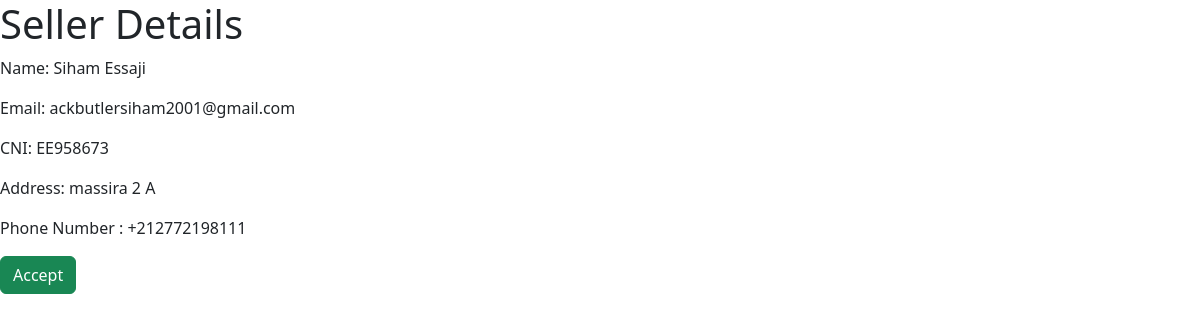
/admin_panel/detail/3/, run on the app's committed database.
### seller/models.py (models this page shows, shortened)
class SellerProfile(models.Model):
    user = models.OneToOneField(User, on_delete=models.CASCADE)
    first_name = models.CharField(max_length=150, blank=False, null=False)
    last_name = models.CharField(max_length=150, blank=False, null=False)
    cni = models.CharField(max_length=8, validators=[cni_validator])
    email = models.EmailField(unique=True, blank=False, null=False)
    image = models.ImageField(upload_to='seller/')
    address = models.TextField()
    phone_number = models.CharField(max_length=100, default='')
    is_seller = models.BooleanField(default=True)

### admin_panel/views.py (the view)
# urls.py: path('detail/<int:seller_id>/', details, name='seller_detail'),
def details(requset, seller_id):
    seller = SellerProfile.objects.get(id=seller_id)
    return render(requset, 'seller_detail.html', {'seller':seller})

### admin_panel/templates/seller_detail.html
{% load bootstrap5 %}
{% bootstrap_css %}
<h1>Seller Details</h1>
<p>Name: {{ seller.first_name }} {{ seller.last_name }}</p>
<p>Email: {{ seller.email }}</p>
<p>CNI: {{seller.cni}}</p>
<p>Address: {{seller.address}}</p>
<p>Phone Number : {{seller.phone_number}}</p>
<button type="'button" class="btn btn-success">Accept</button>

### data on the page
SellerProfile: first_name "Siham", last_name "Essaji", email "ackbutlersiham2001@gmail.com", cni "EE958673", address "massira 2 A", phone_number "+212772198111"
